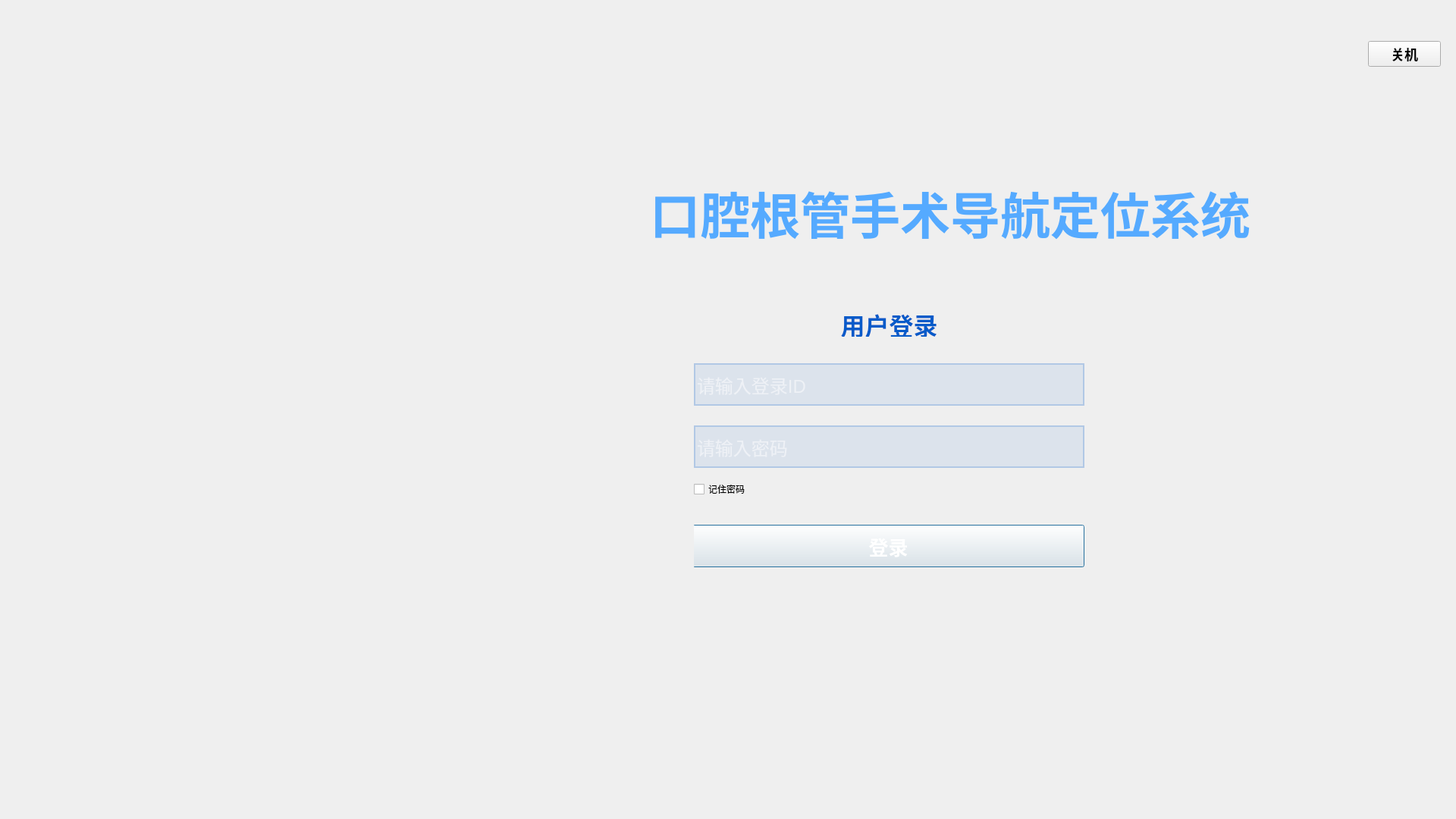
<?xml version="1.0" encoding="UTF-8"?>
<ui version="4.0">
 <class>Login</class>
 <widget class="QDialog" name="Login">
  <property name="geometry">
   <rect>
    <x>0</x>
    <y>0</y>
    <width>1920</width>
    <height>1080</height>
   </rect>
  </property>
  <property name="sizePolicy">
   <sizepolicy hsizetype="Expanding" vsizetype="Preferred">
    <horstretch>0</horstretch>
    <verstretch>0</verstretch>
   </sizepolicy>
  </property>
  <property name="maximumSize">
   <size>
    <width>16777215</width>
    <height>16777215</height>
   </size>
  </property>
  <property name="windowTitle">
   <string>Login</string>
  </property>
  <property name="styleSheet">
   <string notr="true">#label_appname{
font-size: 28px;
font-family: &quot;思源黑体 CN Medium&quot;;
font-weight: 400;
color: #FFFFFF;
}
#closeButton
{
font-size: 18px;
font-family: &quot;思源黑体 CN Medium&quot;;
font-weight: 500;
}
#lineEdit_loginName,#lineEdit_password{
background: rgba(5,91,201,0.08);
border: 2px solid rgba(5,91,201,0.2);
font-size: 24px;
font-family:&quot;思源黑体 CN Medium&quot;;
font-weight: 400;
color: #FFFFFF;
selection-background-color: #1167CF;
padding-left:0px;
}
#lineEdit_loginName:hover,#lineEdit_password:hover{
background: rgba(5,91,201,0.2);
border: 2px solid rgba(5,91,201,0.2);
}
#lineEdit_loginName:focus,#lineEdit_password:focus{
background: rgba(5,91,201,0.08);
border: 2px solid #055BC9;
}
#widget_container{
background-repeat:no-repeat;
background-position:center;
}
#label_container_name{
font-size: 32px;
font-family:&quot;思源黑体 CN Medium&quot;;
font-weight: bold;
color: #055BC9;
}
#verticalWidget,#widget,#widget_3,#widget_5,#label,#label_LoginWelcomeChinese{
background:transparent;
}
.Login{

background-repeat:no-repeat;
background-position:center;
margin-left:-2px;
margin-bottom:-4px;
}
#label_logo{

background-repeat:no-repeat;
background-position:center;
}
#label_LoginWelcomeChinese{
font-size: 66px;
font-family:&quot;思源黑体 CN Medium&quot;;
font-weight: bold;
color: #FFFFFF;
}
#label_LoginWelcomeEnglish{
font-size: 26px;
font-family:&quot;思源黑体 CN Medium&quot;;
font-weight: 400;
color: #737989;
}
#label{
font-size: 18px;
font-family:&quot;思源黑体 CN Medium&quot;;
font-weight: 400;
color: #6A7384;
}
#pushButton_login{
font-size: 26px;
font-family:&quot;思源黑体 CN Medium&quot;;
font-weight: bold;
color:white;
margin-left:-2px;
}
#pushButton_login:hover{
font-size: 26px;
font-family:&quot;思源黑体 CN Medium&quot;;
font-weight: bold;
color:white;
}
#pushButton_login:pressed{
font-size: 26px;
font-family:&quot;思源黑体 CN Medium&quot;;
font-weight: bold;
color:white;
}
#pushButton_login:disabled{
font-size: 26px;
font-family:&quot;思源黑体 CN Medium&quot;;
font-weight: bold;
color:#DBE3F7;
}</string>
  </property>
  <layout class="QVBoxLayout" name="verticalLayout_2">
   <property name="spacing">
    <number>0</number>
   </property>
   <property name="leftMargin">
    <number>79</number>
   </property>
   <property name="topMargin">
    <number>0</number>
   </property>
   <property name="rightMargin">
    <number>0</number>
   </property>
   <property name="bottomMargin">
    <number>266</number>
   </property>
   <item>
    <widget class="QWidget" name="verticalWidget" native="true">
     <property name="sizePolicy">
      <sizepolicy hsizetype="Preferred" vsizetype="Fixed">
       <horstretch>0</horstretch>
       <verstretch>0</verstretch>
      </sizepolicy>
     </property>
     <property name="minimumSize">
      <size>
       <width>0</width>
       <height>116</height>
      </size>
     </property>
     <property name="maximumSize">
      <size>
       <width>16777215</width>
       <height>116</height>
      </size>
     </property>
     <property name="styleSheet">
      <string notr="true"/>
     </property>
     <layout class="QHBoxLayout" name="horizontalLayout_2">
      <property name="spacing">
       <number>0</number>
      </property>
      <property name="leftMargin">
       <number>0</number>
      </property>
      <property name="topMargin">
       <number>27</number>
      </property>
      <property name="rightMargin">
       <number>20</number>
      </property>
      <property name="bottomMargin">
       <number>0</number>
      </property>
      <item>
       <widget class="QLabel" name="label_appname">
        <property name="text">
         <string/>
        </property>
       </widget>
      </item>
      <item>
       <widget class="QLabel" name="label_logo">
        <property name="minimumSize">
         <size>
          <width>200</width>
          <height>70</height>
         </size>
        </property>
        <property name="maximumSize">
         <size>
          <width>200</width>
          <height>70</height>
         </size>
        </property>
        <property name="styleSheet">
         <string notr="true">background-image: url(:/Resources/Logo_nt1.png);</string>
        </property>
        <property name="text">
         <string/>
        </property>
       </widget>
      </item>
      <item>
       <spacer name="horizontalSpacer_5">
        <property name="orientation">
         <enum>Qt::Horizontal</enum>
        </property>
        <property name="sizeHint" stdset="0">
         <size>
          <width>40</width>
          <height>20</height>
         </size>
        </property>
       </spacer>
      </item>
      <item>
       <widget class="QPushButton" name="closeButton">
        <property name="minimumSize">
         <size>
          <width>96</width>
          <height>34</height>
         </size>
        </property>
        <property name="maximumSize">
         <size>
          <width>96</width>
          <height>34</height>
         </size>
        </property>
        <property name="layoutDirection">
         <enum>Qt::LeftToRight</enum>
        </property>
        <property name="text">
         <string>关机</string>
        </property>
        <property name="icon">
         <iconset>
          <normaloff>.</normaloff>.</iconset>
        </property>
        <property name="iconSize">
         <size>
          <width>18</width>
          <height>18</height>
         </size>
        </property>
        <property name="autoDefault">
         <bool>false</bool>
        </property>
        <property name="flat">
         <bool>false</bool>
        </property>
        <property name="class" stdset="0">
         <string>BlackButton</string>
        </property>
       </widget>
      </item>
     </layout>
    </widget>
   </item>
   <item>
    <widget class="QWidget" name="widget" native="true">
     <layout class="QHBoxLayout" name="horizontalLayout">
      <property name="spacing">
       <number>0</number>
      </property>
      <property name="leftMargin">
       <number>0</number>
      </property>
      <property name="topMargin">
       <number>0</number>
      </property>
      <property name="rightMargin">
       <number>271</number>
      </property>
      <property name="bottomMargin">
       <number>0</number>
      </property>
      <item>
       <spacer name="horizontalSpacer_6">
        <property name="orientation">
         <enum>Qt::Horizontal</enum>
        </property>
        <property name="sizeHint" stdset="0">
         <size>
          <width>40</width>
          <height>20</height>
         </size>
        </property>
       </spacer>
      </item>
      <item>
       <widget class="QWidget" name="widget_5" native="true">
        <property name="sizePolicy">
         <sizepolicy hsizetype="Fixed" vsizetype="Preferred">
          <horstretch>0</horstretch>
          <verstretch>0</verstretch>
         </sizepolicy>
        </property>
        <property name="minimumSize">
         <size>
          <width>500</width>
          <height>0</height>
         </size>
        </property>
        <property name="maximumSize">
         <size>
          <width>16777215</width>
          <height>16777215</height>
         </size>
        </property>
        <property name="class" stdset="0">
         <string>login</string>
        </property>
        <layout class="QVBoxLayout" name="verticalLayout">
         <property name="spacing">
          <number>0</number>
         </property>
         <property name="leftMargin">
          <number>0</number>
         </property>
         <property name="topMargin">
          <number>0</number>
         </property>
         <property name="rightMargin">
          <number>0</number>
         </property>
         <property name="bottomMargin">
          <number>0</number>
         </property>
         <item>
          <spacer name="verticalSpacer">
           <property name="orientation">
            <enum>Qt::Vertical</enum>
           </property>
           <property name="sizeHint" stdset="0">
            <size>
             <width>20</width>
             <height>40</height>
            </size>
           </property>
          </spacer>
         </item>
         <item>
          <widget class="QLabel" name="label_LoginWelcomeChinese">
           <property name="sizePolicy">
            <sizepolicy hsizetype="Preferred" vsizetype="Fixed">
             <horstretch>0</horstretch>
             <verstretch>0</verstretch>
            </sizepolicy>
           </property>
           <property name="styleSheet">
            <string notr="true">color: rgb(85, 170, 255);</string>
           </property>
           <property name="text">
            <string>口腔根管手术导航定位系统</string>
           </property>
           <property name="alignment">
            <set>Qt::AlignCenter</set>
           </property>
           <property name="class" stdset="0">
            <string>login</string>
           </property>
          </widget>
         </item>
         <item>
          <spacer name="verticalSpacer_2">
           <property name="orientation">
            <enum>Qt::Vertical</enum>
           </property>
           <property name="sizeType">
            <enum>QSizePolicy::Fixed</enum>
           </property>
           <property name="sizeHint" stdset="0">
            <size>
             <width>20</width>
             <height>48</height>
            </size>
           </property>
          </spacer>
         </item>
         <item>
          <widget class="QWidget" name="widget_container" native="true">
           <property name="minimumSize">
            <size>
             <width>631</width>
             <height>437</height>
            </size>
           </property>
           <property name="maximumSize">
            <size>
             <width>631</width>
             <height>437</height>
            </size>
           </property>
           <layout class="QVBoxLayout" name="verticalLayout_3">
            <property name="spacing">
             <number>0</number>
            </property>
            <property name="leftMargin">
             <number>58</number>
            </property>
            <property name="topMargin">
             <number>35</number>
            </property>
            <property name="rightMargin">
             <number>58</number>
            </property>
            <property name="bottomMargin">
             <number>65</number>
            </property>
            <item>
             <widget class="QLabel" name="label_container_name">
              <property name="minimumSize">
               <size>
                <width>0</width>
                <height>32</height>
               </size>
              </property>
              <property name="maximumSize">
               <size>
                <width>16777215</width>
                <height>32</height>
               </size>
              </property>
              <property name="text">
               <string>用户登录</string>
              </property>
              <property name="alignment">
               <set>Qt::AlignCenter</set>
              </property>
             </widget>
            </item>
            <item>
             <spacer name="verticalSpacer_3">
              <property name="orientation">
               <enum>Qt::Vertical</enum>
              </property>
              <property name="sizeType">
               <enum>QSizePolicy::Fixed</enum>
              </property>
              <property name="sizeHint" stdset="0">
               <size>
                <width>20</width>
                <height>35</height>
               </size>
              </property>
             </spacer>
            </item>
            <item>
             <widget class="QLineEdit" name="lineEdit_loginName">
              <property name="minimumSize">
               <size>
                <width>515</width>
                <height>56</height>
               </size>
              </property>
              <property name="maximumSize">
               <size>
                <width>515</width>
                <height>56</height>
               </size>
              </property>
              <property name="placeholderText">
               <string>请输入登录ID</string>
              </property>
             </widget>
            </item>
            <item>
             <spacer name="verticalSpacer_4">
              <property name="orientation">
               <enum>Qt::Vertical</enum>
              </property>
              <property name="sizeType">
               <enum>QSizePolicy::Fixed</enum>
              </property>
              <property name="sizeHint" stdset="0">
               <size>
                <width>20</width>
                <height>26</height>
               </size>
              </property>
             </spacer>
            </item>
            <item>
             <widget class="QLineEdit" name="lineEdit_password">
              <property name="minimumSize">
               <size>
                <width>515</width>
                <height>56</height>
               </size>
              </property>
              <property name="maximumSize">
               <size>
                <width>515</width>
                <height>56</height>
               </size>
              </property>
              <property name="toolTip">
               <string>&lt;html&gt;&lt;head/&gt;&lt;body&gt;&lt;p&gt;禁止输入 /:*?&amp;quot;&amp;lt;|'%&amp;gt;&amp;amp; 等特殊字符&lt;/p&gt;&lt;/body&gt;&lt;/html&gt;</string>
              </property>
              <property name="styleSheet">
               <string notr="true"/>
              </property>
              <property name="text">
               <string/>
              </property>
              <property name="echoMode">
               <enum>QLineEdit::Password</enum>
              </property>
              <property name="placeholderText">
               <string>请输入密码</string>
              </property>
             </widget>
            </item>
            <item>
             <spacer name="verticalSpacer_5">
              <property name="orientation">
               <enum>Qt::Vertical</enum>
              </property>
              <property name="sizeType">
               <enum>QSizePolicy::Fixed</enum>
              </property>
              <property name="sizeHint" stdset="0">
               <size>
                <width>20</width>
                <height>16</height>
               </size>
              </property>
             </spacer>
            </item>
            <item>
             <layout class="QHBoxLayout" name="horizontalLayout_3">
              <item>
               <widget class="QCheckBox" name="checkBox_rememberMe">
                <property name="sizePolicy">
                 <sizepolicy hsizetype="Preferred" vsizetype="Fixed">
                  <horstretch>0</horstretch>
                  <verstretch>0</verstretch>
                 </sizepolicy>
                </property>
                <property name="minimumSize">
                 <size>
                  <width>0</width>
                  <height>0</height>
                 </size>
                </property>
                <property name="maximumSize">
                 <size>
                  <width>16777215</width>
                  <height>16777215</height>
                 </size>
                </property>
                <property name="text">
                 <string>记住密码</string>
                </property>
                <property name="checked">
                 <bool>false</bool>
                </property>
               </widget>
              </item>
             </layout>
            </item>
            <item>
             <spacer name="verticalSpacer_6">
              <property name="orientation">
               <enum>Qt::Vertical</enum>
              </property>
              <property name="sizeType">
               <enum>QSizePolicy::Fixed</enum>
              </property>
              <property name="sizeHint" stdset="0">
               <size>
                <width>20</width>
                <height>35</height>
               </size>
              </property>
             </spacer>
            </item>
            <item>
             <widget class="QPushButton" name="pushButton_login">
              <property name="enabled">
               <bool>true</bool>
              </property>
              <property name="minimumSize">
               <size>
                <width>515</width>
                <height>56</height>
               </size>
              </property>
              <property name="maximumSize">
               <size>
                <width>515</width>
                <height>56</height>
               </size>
              </property>
              <property name="font">
               <font>
                <family>思源黑体 CN Medium</family>
                <pointsize>-1</pointsize>
                <weight>75</weight>
                <bold>true</bold>
               </font>
              </property>
              <property name="styleSheet">
               <string notr="true"/>
              </property>
              <property name="text">
               <string>登录</string>
              </property>
             </widget>
            </item>
           </layout>
          </widget>
         </item>
        </layout>
       </widget>
      </item>
     </layout>
    </widget>
   </item>
  </layout>
 </widget>
 <tabstops>
  <tabstop>lineEdit_loginName</tabstop>
  <tabstop>lineEdit_password</tabstop>
  <tabstop>pushButton_login</tabstop>
  <tabstop>closeButton</tabstop>
 </tabstops>
 <resources>
  <include location="../qr.qrc"/>
 </resources>
 <connections/>
</ui>
